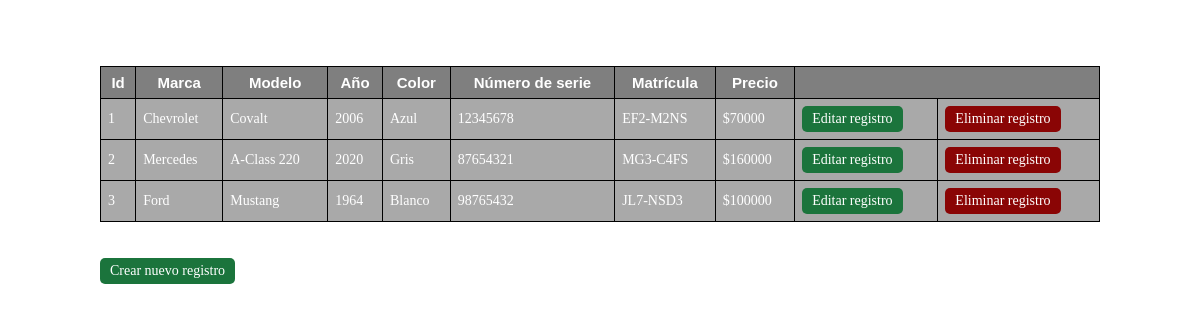
The page /proyecto_rivas_tetos/crud_autos/crud_autos.php on the database its author committed.
### tables this page shows
CREATE TABLE `crud_autos` (
  `id` int(10) NOT NULL,
  `marca` varchar(30) NOT NULL,
  `modelo` varchar(30) NOT NULL,
  `ano` varchar(30) NOT NULL,
  `color` varchar(30) NOT NULL,
  `num_serie` varchar(30) NOT NULL,
  `placas` varchar(30) NOT NULL,
  `precio` varchar(30) NOT NULL
);

### proyecto_rivas_tetos/crud_autos/crud_autos.php (the view, shortened to what this page needs)
<?php
	include_once 'conexion.php';
	$sentencia_select=$con->prepare('SELECT *FROM crud_autos ORDER BY id');
	$sentencia_select->execute();
	$resultado=$sentencia_select->fetchAll();
?>
<!DOCTYPE html>
<html lang="es">
<head>
</head>
<body>
	<div class="contenedor">
		<table>
			<tr class="head">
				<td>Id</td>
				<td>Marca</td>
				<td>Modelo</td>
				<td>Año</td>
				<td>Color</td>
				<td>Número de serie</td>
				<td>Matrícula</td>
				<td>Precio</td>
				<td colspan="2"></td>
			</tr>
			<?php foreach($resultado as $fila):?>
				<tr >
					<td><?php echo $fila['id']; ?></td>
					<td><?php echo $fila['marca']; ?></td>
					<td><?php echo $fila['modelo']; ?></td>
					<td><?php echo $fila['ano']; ?></td>
					<td><?php echo $fila['color']; ?></td>
					<td><?php echo $fila['num_serie']; ?></td>
					<td><?php echo $fila['placas']; ?></td>
					<td><?php echo $fila['precio']; ?></td>
					<td><a href="editar_autos.php?id=<?php echo $fila['id']; ?>"  class="btn__update" >Editar registro</a></td>
					<td><a href="delete.php?id=<?php echo $fila['id']; ?>" class="btn__delete" onclick="alert('Registro eliminado correctamente')">Eliminar registro</a></td>
				</tr>
			<?php endforeach ?>
		</table>
		</br></br><a href="registro_autos.php" class="btn__update">Crear nuevo registro</a>
	</div>
</body>
</html>

### proyecto_rivas_tetos/crud_autos/crud_autos.php (style rules this page uses)
a { text-decoration: none; }
.contenedor { width: 95%; max-width: 1000px; margin: 30px auto; overflow: hidden; }
table { width: 100%; border-collapse: collapse; }
table .head { background: rgba(0, 0, 0, .5); }
table .head td { color: #fff; font-family: 'Arial',sans-serif; font-weight: bold; font-size: 15px; text-align: center; }
table tr td { border:1px solid black; padding: 7px; font-size: 14px; color: white; }
table tr { background-color: darkgray; }
.btn__update { display: inline-block; font-size: 14px; background: #1b743c; color: #fff; border-radius: 5px; padding: 5px 10px; }
.btn__delete { display: inline-block; font-size: 14px; background: #8a0505; color: #fff; border-radius: 5px; padding: 5px 10px; }

### rows shown on the page
crud_autos: id "1", marca "Chevrolet", modelo "Covalt", ano "2006", color "Azul", num_serie "12345678", placas "EF2-M2NS", precio "$70000"
crud_autos: id "2", marca "Mercedes", modelo "A-Class 220", ano "2020", color "Gris", num_serie "87654321", placas "MG3-C4FS", precio "$160000"
crud_autos: id "3", marca "Ford", modelo "Mustang", ano "1964", color "Blanco", num_serie "98765432", placas "JL7-NSD3", precio "$100000"
